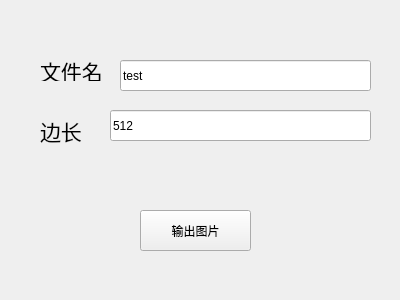
<?xml version="1.0" encoding="UTF-8"?>
<ui version="4.0">
 <class>Widget</class>
 <widget class="QWidget" name="Widget">
  <property name="geometry">
   <rect>
    <x>0</x>
    <y>0</y>
    <width>400</width>
    <height>300</height>
   </rect>
  </property>
  <property name="windowTitle">
   <string>Widget</string>
  </property>
  <widget class="QLineEdit" name="lineEdit">
   <property name="geometry">
    <rect>
     <x>120</x>
     <y>60</y>
     <width>251</width>
     <height>31</height>
    </rect>
   </property>
   <property name="text">
    <string>test</string>
   </property>
  </widget>
  <widget class="QLabel" name="label">
   <property name="geometry">
    <rect>
     <x>40</x>
     <y>60</y>
     <width>61</width>
     <height>21</height>
    </rect>
   </property>
   <property name="font">
    <font>
     <family>Adobe Arabic</family>
     <pointsize>16</pointsize>
    </font>
   </property>
   <property name="text">
    <string>文件名</string>
   </property>
  </widget>
  <widget class="QPushButton" name="pushButton">
   <property name="geometry">
    <rect>
     <x>140</x>
     <y>210</y>
     <width>111</width>
     <height>41</height>
    </rect>
   </property>
   <property name="text">
    <string>输出图片</string>
   </property>
  </widget>
  <widget class="QLabel" name="label_2">
   <property name="geometry">
    <rect>
     <x>40</x>
     <y>110</y>
     <width>61</width>
     <height>41</height>
    </rect>
   </property>
   <property name="font">
    <font>
     <family>Adobe Arabic</family>
     <pointsize>16</pointsize>
    </font>
   </property>
   <property name="text">
    <string>边长</string>
   </property>
  </widget>
  <widget class="QLineEdit" name="lineEdit_2">
   <property name="geometry">
    <rect>
     <x>110</x>
     <y>110</y>
     <width>261</width>
     <height>31</height>
    </rect>
   </property>
   <property name="text">
    <string>512</string>
   </property>
  </widget>
 </widget>
 <layoutdefault spacing="6" margin="11"/>
 <resources/>
 <connections/>
</ui>
